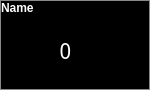
<?xml version="1.0" encoding="UTF-8"?>
<ui version="4.0">
 <class>Monitor</class>
 <widget class="QWidget" name="Monitor">
  <property name="geometry">
   <rect>
    <x>0</x>
    <y>0</y>
    <width>150</width>
    <height>90</height>
   </rect>
  </property>
  <property name="sizePolicy">
   <sizepolicy hsizetype="Preferred" vsizetype="Preferred">
    <horstretch>0</horstretch>
    <verstretch>0</verstretch>
   </sizepolicy>
  </property>
  <property name="minimumSize">
   <size>
    <width>0</width>
    <height>0</height>
   </size>
  </property>
  <property name="maximumSize">
   <size>
    <width>161</width>
    <height>131</height>
   </size>
  </property>
  <property name="palette">
   <palette>
    <active>
     <colorrole role="WindowText">
      <brush brushstyle="SolidPattern">
       <color alpha="255">
        <red>255</red>
        <green>255</green>
        <blue>255</blue>
       </color>
      </brush>
     </colorrole>
     <colorrole role="Button">
      <brush brushstyle="SolidPattern">
       <color alpha="255">
        <red>0</red>
        <green>0</green>
        <blue>0</blue>
       </color>
      </brush>
     </colorrole>
     <colorrole role="Light">
      <brush brushstyle="SolidPattern">
       <color alpha="255">
        <red>0</red>
        <green>0</green>
        <blue>0</blue>
       </color>
      </brush>
     </colorrole>
     <colorrole role="Midlight">
      <brush brushstyle="SolidPattern">
       <color alpha="255">
        <red>0</red>
        <green>0</green>
        <blue>0</blue>
       </color>
      </brush>
     </colorrole>
     <colorrole role="Dark">
      <brush brushstyle="SolidPattern">
       <color alpha="255">
        <red>0</red>
        <green>0</green>
        <blue>0</blue>
       </color>
      </brush>
     </colorrole>
     <colorrole role="Mid">
      <brush brushstyle="SolidPattern">
       <color alpha="255">
        <red>0</red>
        <green>0</green>
        <blue>0</blue>
       </color>
      </brush>
     </colorrole>
     <colorrole role="Text">
      <brush brushstyle="SolidPattern">
       <color alpha="255">
        <red>255</red>
        <green>255</green>
        <blue>255</blue>
       </color>
      </brush>
     </colorrole>
     <colorrole role="BrightText">
      <brush brushstyle="SolidPattern">
       <color alpha="255">
        <red>255</red>
        <green>255</green>
        <blue>255</blue>
       </color>
      </brush>
     </colorrole>
     <colorrole role="ButtonText">
      <brush brushstyle="SolidPattern">
       <color alpha="255">
        <red>255</red>
        <green>255</green>
        <blue>255</blue>
       </color>
      </brush>
     </colorrole>
     <colorrole role="Base">
      <brush brushstyle="SolidPattern">
       <color alpha="255">
        <red>0</red>
        <green>0</green>
        <blue>0</blue>
       </color>
      </brush>
     </colorrole>
     <colorrole role="Window">
      <brush brushstyle="SolidPattern">
       <color alpha="255">
        <red>0</red>
        <green>0</green>
        <blue>0</blue>
       </color>
      </brush>
     </colorrole>
     <colorrole role="Shadow">
      <brush brushstyle="SolidPattern">
       <color alpha="255">
        <red>0</red>
        <green>0</green>
        <blue>0</blue>
       </color>
      </brush>
     </colorrole>
     <colorrole role="AlternateBase">
      <brush brushstyle="SolidPattern">
       <color alpha="255">
        <red>0</red>
        <green>0</green>
        <blue>0</blue>
       </color>
      </brush>
     </colorrole>
     <colorrole role="ToolTipBase">
      <brush brushstyle="SolidPattern">
       <color alpha="255">
        <red>255</red>
        <green>255</green>
        <blue>220</blue>
       </color>
      </brush>
     </colorrole>
     <colorrole role="ToolTipText">
      <brush brushstyle="SolidPattern">
       <color alpha="255">
        <red>0</red>
        <green>0</green>
        <blue>0</blue>
       </color>
      </brush>
     </colorrole>
     <colorrole role="PlaceholderText">
      <brush brushstyle="NoBrush">
       <color alpha="128">
        <red>255</red>
        <green>255</green>
        <blue>255</blue>
       </color>
      </brush>
     </colorrole>
    </active>
    <inactive>
     <colorrole role="WindowText">
      <brush brushstyle="SolidPattern">
       <color alpha="255">
        <red>255</red>
        <green>255</green>
        <blue>255</blue>
       </color>
      </brush>
     </colorrole>
     <colorrole role="Button">
      <brush brushstyle="SolidPattern">
       <color alpha="255">
        <red>0</red>
        <green>0</green>
        <blue>0</blue>
       </color>
      </brush>
     </colorrole>
     <colorrole role="Light">
      <brush brushstyle="SolidPattern">
       <color alpha="255">
        <red>0</red>
        <green>0</green>
        <blue>0</blue>
       </color>
      </brush>
     </colorrole>
     <colorrole role="Midlight">
      <brush brushstyle="SolidPattern">
       <color alpha="255">
        <red>0</red>
        <green>0</green>
        <blue>0</blue>
       </color>
      </brush>
     </colorrole>
     <colorrole role="Dark">
      <brush brushstyle="SolidPattern">
       <color alpha="255">
        <red>0</red>
        <green>0</green>
        <blue>0</blue>
       </color>
      </brush>
     </colorrole>
     <colorrole role="Mid">
      <brush brushstyle="SolidPattern">
       <color alpha="255">
        <red>0</red>
        <green>0</green>
        <blue>0</blue>
       </color>
      </brush>
     </colorrole>
     <colorrole role="Text">
      <brush brushstyle="SolidPattern">
       <color alpha="255">
        <red>255</red>
        <green>255</green>
        <blue>255</blue>
       </color>
      </brush>
     </colorrole>
     <colorrole role="BrightText">
      <brush brushstyle="SolidPattern">
       <color alpha="255">
        <red>255</red>
        <green>255</green>
        <blue>255</blue>
       </color>
      </brush>
     </colorrole>
     <colorrole role="ButtonText">
      <brush brushstyle="SolidPattern">
       <color alpha="255">
        <red>255</red>
        <green>255</green>
        <blue>255</blue>
       </color>
      </brush>
     </colorrole>
     <colorrole role="Base">
      <brush brushstyle="SolidPattern">
       <color alpha="255">
        <red>0</red>
        <green>0</green>
        <blue>0</blue>
       </color>
      </brush>
     </colorrole>
     <colorrole role="Window">
      <brush brushstyle="SolidPattern">
       <color alpha="255">
        <red>0</red>
        <green>0</green>
        <blue>0</blue>
       </color>
      </brush>
     </colorrole>
     <colorrole role="Shadow">
      <brush brushstyle="SolidPattern">
       <color alpha="255">
        <red>0</red>
        <green>0</green>
        <blue>0</blue>
       </color>
      </brush>
     </colorrole>
     <colorrole role="AlternateBase">
      <brush brushstyle="SolidPattern">
       <color alpha="255">
        <red>0</red>
        <green>0</green>
        <blue>0</blue>
       </color>
      </brush>
     </colorrole>
     <colorrole role="ToolTipBase">
      <brush brushstyle="SolidPattern">
       <color alpha="255">
        <red>255</red>
        <green>255</green>
        <blue>220</blue>
       </color>
      </brush>
     </colorrole>
     <colorrole role="ToolTipText">
      <brush brushstyle="SolidPattern">
       <color alpha="255">
        <red>0</red>
        <green>0</green>
        <blue>0</blue>
       </color>
      </brush>
     </colorrole>
     <colorrole role="PlaceholderText">
      <brush brushstyle="NoBrush">
       <color alpha="128">
        <red>255</red>
        <green>255</green>
        <blue>255</blue>
       </color>
      </brush>
     </colorrole>
    </inactive>
    <disabled>
     <colorrole role="WindowText">
      <brush brushstyle="SolidPattern">
       <color alpha="255">
        <red>0</red>
        <green>0</green>
        <blue>0</blue>
       </color>
      </brush>
     </colorrole>
     <colorrole role="Button">
      <brush brushstyle="SolidPattern">
       <color alpha="255">
        <red>0</red>
        <green>0</green>
        <blue>0</blue>
       </color>
      </brush>
     </colorrole>
     <colorrole role="Light">
      <brush brushstyle="SolidPattern">
       <color alpha="255">
        <red>0</red>
        <green>0</green>
        <blue>0</blue>
       </color>
      </brush>
     </colorrole>
     <colorrole role="Midlight">
      <brush brushstyle="SolidPattern">
       <color alpha="255">
        <red>0</red>
        <green>0</green>
        <blue>0</blue>
       </color>
      </brush>
     </colorrole>
     <colorrole role="Dark">
      <brush brushstyle="SolidPattern">
       <color alpha="255">
        <red>0</red>
        <green>0</green>
        <blue>0</blue>
       </color>
      </brush>
     </colorrole>
     <colorrole role="Mid">
      <brush brushstyle="SolidPattern">
       <color alpha="255">
        <red>0</red>
        <green>0</green>
        <blue>0</blue>
       </color>
      </brush>
     </colorrole>
     <colorrole role="Text">
      <brush brushstyle="SolidPattern">
       <color alpha="255">
        <red>0</red>
        <green>0</green>
        <blue>0</blue>
       </color>
      </brush>
     </colorrole>
     <colorrole role="BrightText">
      <brush brushstyle="SolidPattern">
       <color alpha="255">
        <red>255</red>
        <green>255</green>
        <blue>255</blue>
       </color>
      </brush>
     </colorrole>
     <colorrole role="ButtonText">
      <brush brushstyle="SolidPattern">
       <color alpha="255">
        <red>0</red>
        <green>0</green>
        <blue>0</blue>
       </color>
      </brush>
     </colorrole>
     <colorrole role="Base">
      <brush brushstyle="SolidPattern">
       <color alpha="255">
        <red>0</red>
        <green>0</green>
        <blue>0</blue>
       </color>
      </brush>
     </colorrole>
     <colorrole role="Window">
      <brush brushstyle="SolidPattern">
       <color alpha="255">
        <red>0</red>
        <green>0</green>
        <blue>0</blue>
       </color>
      </brush>
     </colorrole>
     <colorrole role="Shadow">
      <brush brushstyle="SolidPattern">
       <color alpha="255">
        <red>0</red>
        <green>0</green>
        <blue>0</blue>
       </color>
      </brush>
     </colorrole>
     <colorrole role="AlternateBase">
      <brush brushstyle="SolidPattern">
       <color alpha="255">
        <red>0</red>
        <green>0</green>
        <blue>0</blue>
       </color>
      </brush>
     </colorrole>
     <colorrole role="ToolTipBase">
      <brush brushstyle="SolidPattern">
       <color alpha="255">
        <red>255</red>
        <green>255</green>
        <blue>220</blue>
       </color>
      </brush>
     </colorrole>
     <colorrole role="ToolTipText">
      <brush brushstyle="SolidPattern">
       <color alpha="255">
        <red>0</red>
        <green>0</green>
        <blue>0</blue>
       </color>
      </brush>
     </colorrole>
     <colorrole role="PlaceholderText">
      <brush brushstyle="NoBrush">
       <color alpha="128">
        <red>255</red>
        <green>255</green>
        <blue>255</blue>
       </color>
      </brush>
     </colorrole>
    </disabled>
   </palette>
  </property>
  <property name="windowTitle">
   <string>Form</string>
  </property>
  <property name="styleSheet">
   <string notr="true">background-color:black;</string>
  </property>
  <layout class="QGridLayout" name="gridLayout_2">
   <property name="leftMargin">
    <number>0</number>
   </property>
   <property name="topMargin">
    <number>0</number>
   </property>
   <property name="rightMargin">
    <number>0</number>
   </property>
   <property name="bottomMargin">
    <number>0</number>
   </property>
   <item row="0" column="0">
    <widget class="QFrame" name="frame">
     <property name="palette">
      <palette>
       <active>
        <colorrole role="Button">
         <brush brushstyle="SolidPattern">
          <color alpha="255">
           <red>0</red>
           <green>0</green>
           <blue>0</blue>
          </color>
         </brush>
        </colorrole>
        <colorrole role="Base">
         <brush brushstyle="SolidPattern">
          <color alpha="255">
           <red>0</red>
           <green>0</green>
           <blue>0</blue>
          </color>
         </brush>
        </colorrole>
        <colorrole role="Window">
         <brush brushstyle="SolidPattern">
          <color alpha="255">
           <red>0</red>
           <green>0</green>
           <blue>0</blue>
          </color>
         </brush>
        </colorrole>
        <colorrole role="NoRole">
         <brush brushstyle="SolidPattern">
          <color alpha="255">
           <red>255</red>
           <green>255</green>
           <blue>255</blue>
          </color>
         </brush>
        </colorrole>
       </active>
       <inactive>
        <colorrole role="Button">
         <brush brushstyle="SolidPattern">
          <color alpha="255">
           <red>0</red>
           <green>0</green>
           <blue>0</blue>
          </color>
         </brush>
        </colorrole>
        <colorrole role="Base">
         <brush brushstyle="SolidPattern">
          <color alpha="255">
           <red>0</red>
           <green>0</green>
           <blue>0</blue>
          </color>
         </brush>
        </colorrole>
        <colorrole role="Window">
         <brush brushstyle="SolidPattern">
          <color alpha="255">
           <red>0</red>
           <green>0</green>
           <blue>0</blue>
          </color>
         </brush>
        </colorrole>
        <colorrole role="NoRole">
         <brush brushstyle="SolidPattern">
          <color alpha="255">
           <red>255</red>
           <green>255</green>
           <blue>255</blue>
          </color>
         </brush>
        </colorrole>
       </inactive>
       <disabled>
        <colorrole role="Button">
         <brush brushstyle="SolidPattern">
          <color alpha="255">
           <red>0</red>
           <green>0</green>
           <blue>0</blue>
          </color>
         </brush>
        </colorrole>
        <colorrole role="Base">
         <brush brushstyle="SolidPattern">
          <color alpha="255">
           <red>0</red>
           <green>0</green>
           <blue>0</blue>
          </color>
         </brush>
        </colorrole>
        <colorrole role="Window">
         <brush brushstyle="SolidPattern">
          <color alpha="255">
           <red>0</red>
           <green>0</green>
           <blue>0</blue>
          </color>
         </brush>
        </colorrole>
        <colorrole role="NoRole">
         <brush brushstyle="SolidPattern">
          <color alpha="255">
           <red>255</red>
           <green>255</green>
           <blue>255</blue>
          </color>
         </brush>
        </colorrole>
       </disabled>
      </palette>
     </property>
     <property name="styleSheet">
      <string notr="true">QFrame#frame{border:1px solid  rgb(136, 138, 133);}</string>
     </property>
     <property name="frameShape">
      <enum>QFrame::StyledPanel</enum>
     </property>
     <property name="frameShadow">
      <enum>QFrame::Raised</enum>
     </property>
     <property name="lineWidth">
      <number>1</number>
     </property>
     <property name="midLineWidth">
      <number>0</number>
     </property>
     <layout class="QGridLayout" name="gridLayout">
      <property name="leftMargin">
       <number>0</number>
      </property>
      <property name="topMargin">
       <number>0</number>
      </property>
      <property name="rightMargin">
       <number>0</number>
      </property>
      <property name="bottomMargin">
       <number>0</number>
      </property>
      <property name="spacing">
       <number>0</number>
      </property>
      <item row="6" column="0" colspan="3">
       <layout class="QGridLayout" name="stats_slots">
        <property name="spacing">
         <number>3</number>
        </property>
       </layout>
      </item>
      <item row="5" column="0">
       <widget class="QStackedWidget" name="display_opts">
        <property name="currentIndex">
         <number>0</number>
        </property>
        <widget class="QWidget" name="default_text">
         <layout class="QGridLayout" name="gridLayout_3">
          <property name="leftMargin">
           <number>3</number>
          </property>
          <property name="topMargin">
           <number>0</number>
          </property>
          <property name="rightMargin">
           <number>3</number>
          </property>
          <property name="bottomMargin">
           <number>0</number>
          </property>
          <property name="spacing">
           <number>0</number>
          </property>
          <item row="1" column="1">
           <widget class="QLabel" name="label_min">
            <property name="font">
             <font>
              <pointsize>8</pointsize>
              <weight>75</weight>
              <bold>true</bold>
              <stylestrategy>PreferAntialias</stylestrategy>
             </font>
            </property>
            <property name="text">
             <string>0</string>
            </property>
            <property name="alignment">
             <set>Qt::AlignRight|Qt::AlignTrailing|Qt::AlignVCenter</set>
            </property>
           </widget>
          </item>
          <item row="0" column="0" rowspan="2">
           <widget class="QLabel" name="label_value">
            <property name="sizePolicy">
             <sizepolicy hsizetype="MinimumExpanding" vsizetype="Preferred">
              <horstretch>0</horstretch>
              <verstretch>0</verstretch>
             </sizepolicy>
            </property>
            <property name="font">
             <font>
              <family>Noto Mono</family>
              <pointsize>16</pointsize>
             </font>
            </property>
            <property name="styleSheet">
             <string notr="true">color:white;</string>
            </property>
            <property name="text">
             <string>0</string>
            </property>
            <property name="scaledContents">
             <bool>true</bool>
            </property>
            <property name="alignment">
             <set>Qt::AlignCenter</set>
            </property>
           </widget>
          </item>
          <item row="0" column="1">
           <widget class="QLabel" name="label_max">
            <property name="font">
             <font>
              <pointsize>8</pointsize>
              <weight>75</weight>
              <bold>true</bold>
              <stylestrategy>PreferAntialias</stylestrategy>
             </font>
            </property>
            <property name="text">
             <string>100</string>
            </property>
            <property name="alignment">
             <set>Qt::AlignRight|Qt::AlignTrailing|Qt::AlignVCenter</set>
            </property>
           </widget>
          </item>
         </layout>
        </widget>
        <widget class="QWidget" name="progress_bar">
         <layout class="QGridLayout" name="gridLayout_4">
          <property name="leftMargin">
           <number>0</number>
          </property>
          <property name="topMargin">
           <number>0</number>
          </property>
          <property name="rightMargin">
           <number>0</number>
          </property>
          <property name="bottomMargin">
           <number>0</number>
          </property>
          <property name="spacing">
           <number>0</number>
          </property>
          <item row="0" column="0">
           <widget class="QProgressBar" name="bar_value">
            <property name="sizePolicy">
             <sizepolicy hsizetype="Expanding" vsizetype="MinimumExpanding">
              <horstretch>0</horstretch>
              <verstretch>0</verstretch>
             </sizepolicy>
            </property>
            <property name="palette">
             <palette>
              <active>
               <colorrole role="WindowText">
                <brush brushstyle="SolidPattern">
                 <color alpha="255">
                  <red>255</red>
                  <green>255</green>
                  <blue>255</blue>
                 </color>
                </brush>
               </colorrole>
               <colorrole role="Button">
                <brush brushstyle="SolidPattern">
                 <color alpha="255">
                  <red>0</red>
                  <green>0</green>
                  <blue>0</blue>
                 </color>
                </brush>
               </colorrole>
               <colorrole role="Text">
                <brush brushstyle="SolidPattern">
                 <color alpha="255">
                  <red>255</red>
                  <green>255</green>
                  <blue>255</blue>
                 </color>
                </brush>
               </colorrole>
               <colorrole role="ButtonText">
                <brush brushstyle="SolidPattern">
                 <color alpha="255">
                  <red>255</red>
                  <green>255</green>
                  <blue>255</blue>
                 </color>
                </brush>
               </colorrole>
               <colorrole role="Base">
                <brush brushstyle="SolidPattern">
                 <color alpha="255">
                  <red>0</red>
                  <green>0</green>
                  <blue>0</blue>
                 </color>
                </brush>
               </colorrole>
               <colorrole role="Window">
                <brush brushstyle="SolidPattern">
                 <color alpha="255">
                  <red>0</red>
                  <green>0</green>
                  <blue>0</blue>
                 </color>
                </brush>
               </colorrole>
               <colorrole role="HighlightedText">
                <brush brushstyle="SolidPattern">
                 <color alpha="255">
                  <red>0</red>
                  <green>0</green>
                  <blue>0</blue>
                 </color>
                </brush>
               </colorrole>
               <colorrole role="NoRole">
                <brush brushstyle="SolidPattern">
                 <color alpha="255">
                  <red>0</red>
                  <green>0</green>
                  <blue>0</blue>
                 </color>
                </brush>
               </colorrole>
               <colorrole role="PlaceholderText">
                <brush brushstyle="NoBrush">
                 <color alpha="128">
                  <red>255</red>
                  <green>255</green>
                  <blue>255</blue>
                 </color>
                </brush>
               </colorrole>
              </active>
              <inactive>
               <colorrole role="WindowText">
                <brush brushstyle="SolidPattern">
                 <color alpha="255">
                  <red>255</red>
                  <green>255</green>
                  <blue>255</blue>
                 </color>
                </brush>
               </colorrole>
               <colorrole role="Button">
                <brush brushstyle="SolidPattern">
                 <color alpha="255">
                  <red>0</red>
                  <green>0</green>
                  <blue>0</blue>
                 </color>
                </brush>
               </colorrole>
               <colorrole role="Text">
                <brush brushstyle="SolidPattern">
                 <color alpha="255">
                  <red>255</red>
                  <green>255</green>
                  <blue>255</blue>
                 </color>
                </brush>
               </colorrole>
               <colorrole role="ButtonText">
                <brush brushstyle="SolidPattern">
                 <color alpha="255">
                  <red>255</red>
                  <green>255</green>
                  <blue>255</blue>
                 </color>
                </brush>
               </colorrole>
               <colorrole role="Base">
                <brush brushstyle="SolidPattern">
                 <color alpha="255">
                  <red>0</red>
                  <green>0</green>
                  <blue>0</blue>
                 </color>
                </brush>
               </colorrole>
               <colorrole role="Window">
                <brush brushstyle="SolidPattern">
                 <color alpha="255">
                  <red>0</red>
                  <green>0</green>
                  <blue>0</blue>
                 </color>
                </brush>
               </colorrole>
               <colorrole role="HighlightedText">
                <brush brushstyle="SolidPattern">
                 <color alpha="255">
                  <red>0</red>
                  <green>0</green>
                  <blue>0</blue>
                 </color>
                </brush>
               </colorrole>
               <colorrole role="NoRole">
                <brush brushstyle="SolidPattern">
                 <color alpha="255">
                  <red>0</red>
                  <green>0</green>
                  <blue>0</blue>
                 </color>
                </brush>
               </colorrole>
               <colorrole role="PlaceholderText">
                <brush brushstyle="NoBrush">
                 <color alpha="128">
                  <red>255</red>
                  <green>255</green>
                  <blue>255</blue>
                 </color>
                </brush>
               </colorrole>
              </inactive>
              <disabled>
               <colorrole role="WindowText">
                <brush brushstyle="SolidPattern">
                 <color alpha="255">
                  <red>255</red>
                  <green>255</green>
                  <blue>255</blue>
                 </color>
                </brush>
               </colorrole>
               <colorrole role="Button">
                <brush brushstyle="SolidPattern">
                 <color alpha="255">
                  <red>0</red>
                  <green>0</green>
                  <blue>0</blue>
                 </color>
                </brush>
               </colorrole>
               <colorrole role="Text">
                <brush brushstyle="SolidPattern">
                 <color alpha="255">
                  <red>255</red>
                  <green>255</green>
                  <blue>255</blue>
                 </color>
                </brush>
               </colorrole>
               <colorrole role="ButtonText">
                <brush brushstyle="SolidPattern">
                 <color alpha="255">
                  <red>255</red>
                  <green>255</green>
                  <blue>255</blue>
                 </color>
                </brush>
               </colorrole>
               <colorrole role="Base">
                <brush brushstyle="SolidPattern">
                 <color alpha="255">
                  <red>0</red>
                  <green>0</green>
                  <blue>0</blue>
                 </color>
                </brush>
               </colorrole>
               <colorrole role="Window">
                <brush brushstyle="SolidPattern">
                 <color alpha="255">
                  <red>0</red>
                  <green>0</green>
                  <blue>0</blue>
                 </color>
                </brush>
               </colorrole>
               <colorrole role="HighlightedText">
                <brush brushstyle="SolidPattern">
                 <color alpha="255">
                  <red>0</red>
                  <green>0</green>
                  <blue>0</blue>
                 </color>
                </brush>
               </colorrole>
               <colorrole role="NoRole">
                <brush brushstyle="SolidPattern">
                 <color alpha="255">
                  <red>0</red>
                  <green>0</green>
                  <blue>0</blue>
                 </color>
                </brush>
               </colorrole>
               <colorrole role="PlaceholderText">
                <brush brushstyle="NoBrush">
                 <color alpha="128">
                  <red>255</red>
                  <green>255</green>
                  <blue>255</blue>
                 </color>
                </brush>
               </colorrole>
              </disabled>
             </palette>
            </property>
            <property name="font">
             <font>
              <family>Noto Mono</family>
              <pointsize>16</pointsize>
              <weight>75</weight>
              <bold>true</bold>
             </font>
            </property>
            <property name="styleSheet">
             <string notr="true">color:white;</string>
            </property>
            <property name="value">
             <number>24</number>
            </property>
           </widget>
          </item>
         </layout>
        </widget>
       </widget>
      </item>
      <item row="0" column="0" colspan="3">
       <widget class="QLabel" name="label_name">
        <property name="sizePolicy">
         <sizepolicy hsizetype="Preferred" vsizetype="Preferred">
          <horstretch>0</horstretch>
          <verstretch>0</verstretch>
         </sizepolicy>
        </property>
        <property name="font">
         <font>
          <weight>75</weight>
          <bold>true</bold>
          <stylestrategy>PreferAntialias</stylestrategy>
         </font>
        </property>
        <property name="styleSheet">
         <string notr="true">color:white;</string>
        </property>
        <property name="text">
         <string>Name</string>
        </property>
        <property name="alignment">
         <set>Qt::AlignLeading|Qt::AlignLeft|Qt::AlignVCenter</set>
        </property>
        <property name="margin">
         <number>0</number>
        </property>
       </widget>
      </item>
     </layout>
    </widget>
   </item>
  </layout>
 </widget>
 <resources/>
 <connections/>
</ui>
